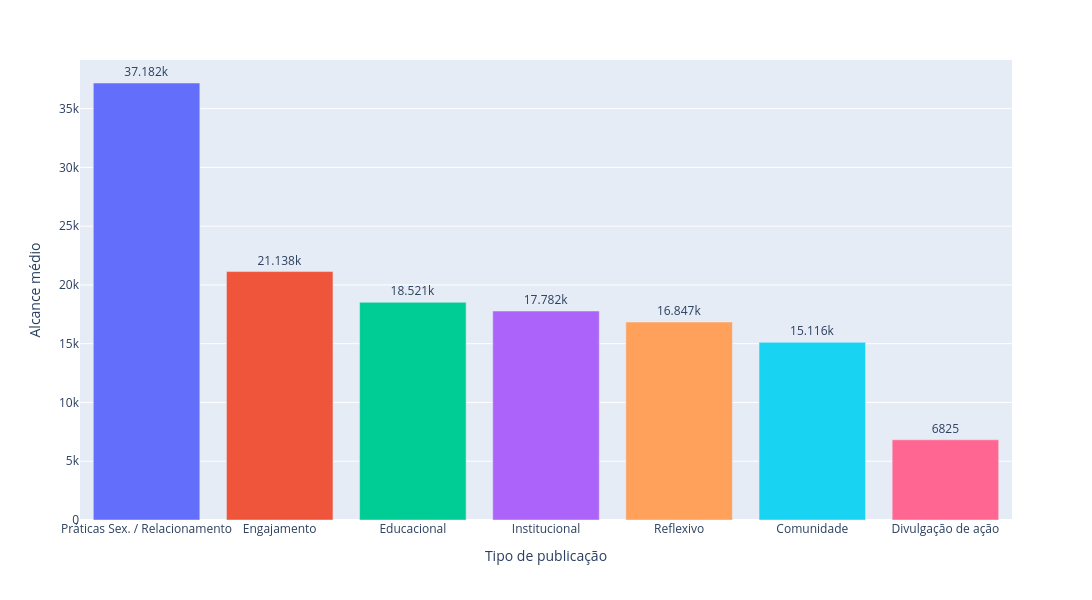

The cell this chart's notebook holds for it:
### Code cell
fig = px.bar( df_aux,  x='Categorias', y='Alcance médio', color= 'Categorias')

fig.update_layout(
    width=1200,
    height=600,
    yaxis_title='Alcance médio',
    xaxis_title='Tipo de publicação',
    showlegend=False,
  
)

fig.update_traces(texttemplate='%{y}', textposition='outside')

fig.show()

### Figure 1 — Plotly figure (JSON) as saved in the notebook; plotly's stock layout.template omitted (floating-point values rounded to 4 significant figures)
{"data": [{"alignmentgroup": "True", "hovertemplate": "Categorias=%{x}<br>Alcance médio=%{y}<extra></extra>", "legendgroup": "Práticas Sex. / Relacionamento", "marker": {"color": "#636efa", "pattern": {"shape": ""}}, "name": "Práticas Sex. / Relacionamento", "offsetgroup": "Práticas Sex. / Relacionamento", "orientation": "v", "showlegend": true, "textposition": "outside", "texttemplate": "%{y}", "type": "bar", "x": ["Práticas Sex. / Relacionamento"], "xaxis": "x", "y": [37182], "yaxis": "y"}, {"alignmentgroup": "True", "hovertemplate": "Categorias=%{x}<br>Alcance médio=%{y}<extra></extra>", "legendgroup": "Engajamento", "marker": {"color": "#EF553B", "pattern": {"shape": ""}}, "name": "Engajamento", "offsetgroup": "Engajamento", "orientation": "v", "showlegend": true, "textposition": "outside", "texttemplate": "%{y}", "type": "bar", "x": ["Engajamento"], "xaxis": "x", "y": [21138], "yaxis": "y"}, {"alignmentgroup": "True", "hovertemplate": "Categorias=%{x}<br>Alcance médio=%{y}<extra></extra>", "legendgroup": "Educacional", "marker": {"color": "#00cc96", "pattern": {"shape": ""}}, "name": "Educacional", "offsetgroup": "Educacional", "orientation": "v", "showlegend": true, "textposition": "outside", "texttemplate": "%{y}", "type": "bar", "x": ["Educacional"], "xaxis": "x", "y": [18521], "yaxis": "y"}, {"alignmentgroup": "True", "hovertemplate": "Categorias=%{x}<br>Alcance médio=%{y}<extra></extra>", "legendgroup": "Institucional", "marker": {"color": "#ab63fa", "pattern": {"shape": ""}}, "name": "Institucional", "offsetgroup": "Institucional", "orientation": "v", "showlegend": true, "textposition": "outside", "texttemplate": "%{y}", "type": "bar", "x": ["Institucional"], "xaxis": "x", "y": [17782], "yaxis": "y"}, {"alignmentgroup": "True", "hovertemplate": "Categorias=%{x}<br>Alcance médio=%{y}<extra></extra>", "legendgroup": "Reflexivo", "marker": {"color": "#FFA15A", "pattern": {"shape": ""}}, "name": "Reflexivo", "offsetgroup": "Reflexivo", "orientation": "v", "showlegend": true, "textposition": "outside", "texttemplate": "%{y}", "type": "bar", "x": ["Reflexivo"], "xaxis": "x", "y": [16847], "yaxis": "y"}, {"alignmentgroup": "True", "hovertemplate": "Categorias=%{x}<br>Alcance médio=%{y}<extra></extra>", "legendgroup": "Comunidade", "marker": {"color": "#19d3f3", "pattern": {"shape": ""}}, "name": "Comunidade", "offsetgroup": "Comunidade", "orientation": "v", "showlegend": true, "textposition": "outside", "texttemplate": "%{y}", "type": "bar", "x": ["Comunidade"], "xaxis": "x", "y": [15116], "yaxis": "y"}, {"alignmentgroup": "True", "hovertemplate": "Categorias=%{x}<br>Alcance médio=%{y}<extra></extra>", "legendgroup": "Divulgação de ação", "marker": {"color": "#FF6692", "pattern": {"shape": ""}}, "name": "Divulgação de ação", "offsetgroup": "Divulgação de ação", "orientation": "v", "showlegend": true, "textposition": "outside", "texttemplate": "%{y}", "type": "bar", "x": ["Divulgação de ação"], "xaxis": "x", "y": [6825], "yaxis": "y"}], "layout": {"barmode": "relative", "height": 600, "legend": {"title": {"text": "Categorias"}, "tracegroupgap": 0}, "margin": {"t": 60}, "showlegend": false, "width": 1200, "xaxis": {"anchor": "y", "autorange": true, "categoryarray": ["Práticas Sex. / Relacionamento", "Engajamento", "Educacional", "Institucional", "Reflexivo", "Comunidade", "Divulgação de ação"], "categoryorder": "array", "domain": [0, 1], "range": [-0.5, 6.5], "title": {"text": "Tipo de publicação"}, "type": "category"}, "yaxis": {"anchor": "x", "autorange": true, "domain": [0, 1], "range": [0, 39140.0], "title": {"text": "Alcance médio"}, "type": "linear"}}}
